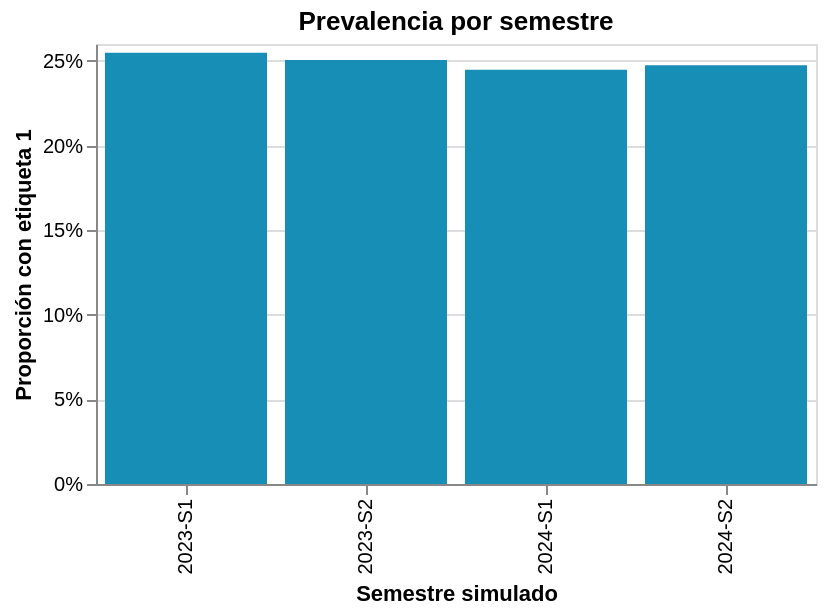

Source (notebook cell):
### Code cell
por_periodo = df.groupby("periodo")[TARGET_COLUMN].agg(pacientes="size", prevalencia="mean").reset_index()
alt.Chart(por_periodo).mark_bar(color="#168eb5").encode(
    x=alt.X("periodo:N", title="Semestre simulado"),
    y=alt.Y("prevalencia:Q", title="Proporción con etiqueta 1", axis=alt.Axis(format="%")),
    tooltip=["periodo", "pacientes", alt.Tooltip("prevalencia:Q", format=".1%")],
).properties(width=360, height=220, title="Prevalencia por semestre")

### Figure 1 — Vega-Lite specification as saved in the notebook (floating-point values rounded to 4 significant figures)
{"config": {"view": {"continuousWidth": 300, "continuousHeight": 300}}, "data": {"name": "data-910fd20f2f300610de8c84e0675364bf"}, "mark": {"type": "bar", "color": "#168eb5"}, "encoding": {"tooltip": [{"field": "periodo", "type": "nominal"}, {"field": "pacientes", "type": "quantitative"}, {"field": "prevalencia", "format": ".1%", "type": "quantitative"}], "x": {"field": "periodo", "title": "Semestre simulado", "type": "nominal"}, "y": {"axis": {"format": "%"}, "field": "prevalencia", "title": "Proporción con etiqueta 1", "type": "quantitative"}}, "height": 220, "title": "Prevalencia por semestre", "width": 360, "$schema": "https://vega.github.io/schema/vega-lite/v6.4.1.json", "datasets": {"data-910fd20f2f300610de8c84e0675364bf": [{"periodo": "2023-S1", "pacientes": 5010, "prevalencia": 0.2549}, {"periodo": "2023-S2", "pacientes": 4945, "prevalencia": 0.2506}, {"periodo": "2024-S1", "pacientes": 5026, "prevalencia": 0.2447}, {"periodo": "2024-S2", "pacientes": 5019, "prevalencia": 0.2475}]}}
